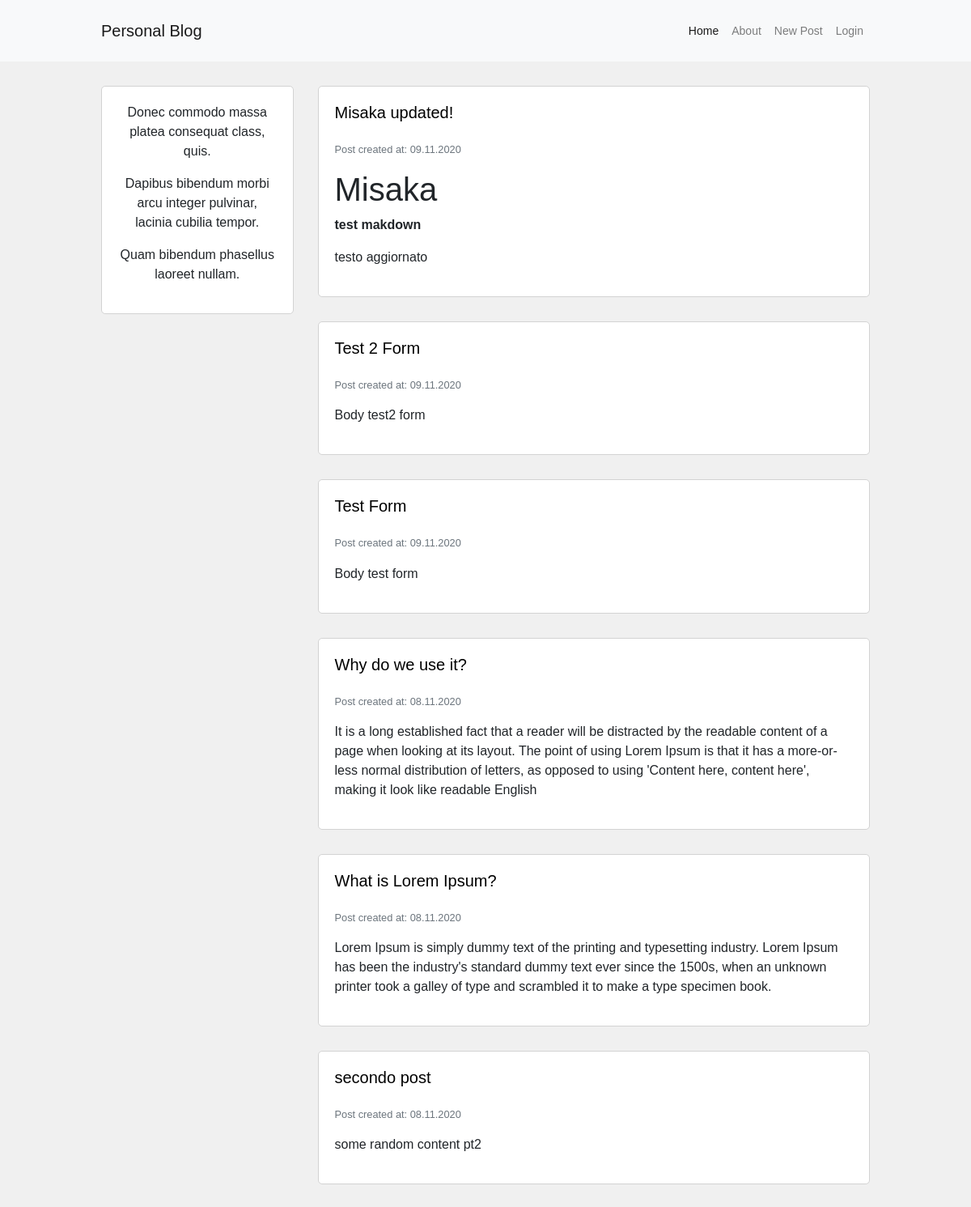
Before: / with the older database file.
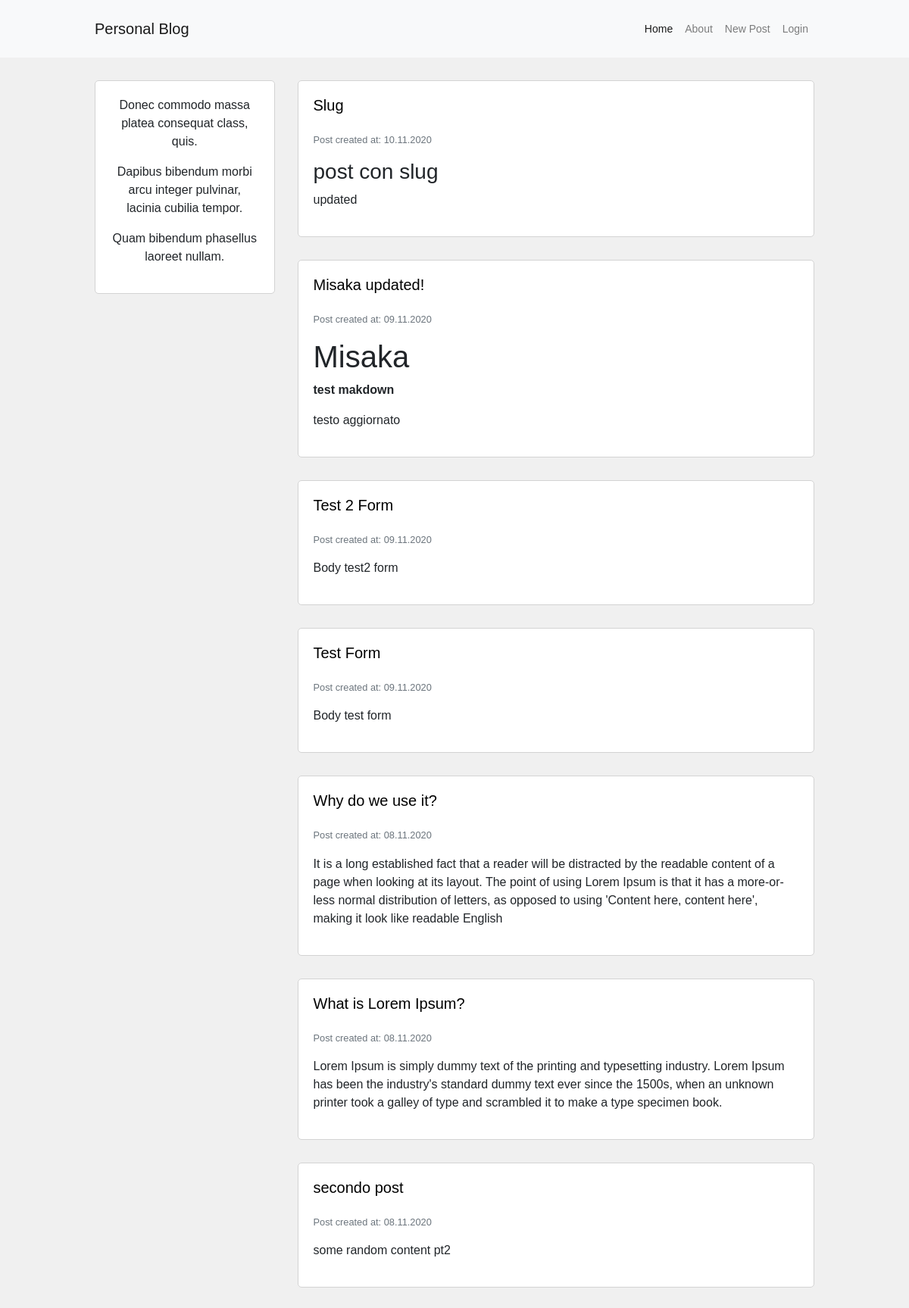
After: the same page with the newer database file.
### blog/models.py (models this page shows, shortened)
class Post(db.Model):
    id = db.Column(db.Integer, primary_key=True)
    user_id = db.Column(db.Integer, db.ForeignKey('user.id'), nullable=False)
    insert_time = db.Column(db.DateTime, default=datetime.now)
    title = db.Column(db.String(120), nullable=False)
    description = db.Column(db.String(240))
    body = db.Column(db.Text(), nullable=False)
    slug = db.Column(db.String(250))

### blog/routes.py (the view)
@app.route("/")
def homepage():
    posts = Post.query.order_by(Post.insert_time.desc()).all()
    return render_template("homepage.html", posts=posts)

### blog/templates/homepage.html (shortened to what this page needs)
{% extends 'base.html' %}
{% block content %}
<div class="container content-container">
    <div class="row no-gutters">
        <div class="col-md-9 order-md-2">
            {% for post in posts %}
            <div class="single-post-home">
                <h5>
                    <a href="{{ url_for('post_detail', post_slug=post.slug) }}">
                        <p class="hover-underline-animation">{{ post.title }}</p>
                    </a>
                </h5>
                <p class="p-small-two text-muted">
                    Post created at: {{ post.insert_time.strftime('%d.%m.%Y') }}
                </p>
                <p class="p-small-one text-muted mb-0">{{ post.body|markdown }}</p>
            </div>
            {% endfor %}
        </div>
        <div class="col-md-3 order-md-1">
            {% include 'about_me_snippet.html' %}
        </div>
    </div>
</div>
{% endblock %}

### blog/templates/base.html (shortened to what this page needs)
<!DOCTYPE html>
<html lang="en">
<head>
    <link rel="stylesheet" href="https://cdn.jsdelivr.net/npm/bootstrap@4.5.3/dist/css/bootstrap.min.css">
    <link rel="stylesheet" href="{{ url_for('static', filename='blog.css') }}">
</head>
<body>
    <nav class="navbar navbar-expand-lg navbar-light bg-light">
        <div class="container navbar-container">
            <a class="navbar-brand" href="#">Personal Blog</a>
            <div class="collapse navbar-collapse" id="navbarSupportedContent">
                <ul class="navbar-nav ml-auto">
                <li class="nav-item active">
                    <a class="nav-link" href="{{ url_for('homepage') }}">Home <span class="sr-only">(current)</span></a>
                </li>
                <li class="nav-item">
                    <a class="nav-link" href="{{ url_for('about') }}">About</a>
                </li>
                <li class="nav-item">
                    <a class="nav-link" href="{{ url_for('post_create') }}">New Post</a>
                </li>
                {% if current_user.is_authenticated %}
                <li class="nav-item">
                    <a class="nav-link" href="{{ url_for('logout') }}">Logout</a>
                </li>
                {% else %}
                <li class="nav-item">
                    <a class="nav-link" href="{{ url_for('login') }}">Login</a>
                </li>
                {% endif %}
                </ul>
            </div>
        </div>
    </nav>
    {% block content %}
    {% endblock %}
</body>
</html>

### blog/templates/about_me_snippet.html
<div class="about-snippet-block text-center">
    {{ lipsum(n=3, min=5, max=10) }}
</div>

### blog/static/blog.css (style rules this page uses)
html, body { font-family: 'Montserrat', sans-serif; background-color: #f0f0f0; }
.navbar-container { max-width: 950px; font-size: 0.875rem; padding: 10px 0px 10px 0px; }
.content-container { max-width: 950px; margin-top: 30px; margin-bottom: 30px; padding: 0px; }
.about-snippet-block { background-color: #fff; border: 1px solid #d3d3d3; border-radius: 5px; padding: 20px; }
.single-post-home { background-color: #fff; border: 1px solid #d3d3d3; border-radius: 5px; padding: 20px; margin-bottom: 30px; }
.p-small-one { font-size: 0.875rem; }
.p-small-two { font-size: 0.800rem; }
.hover-underline-animation { display: inline-block; position: relative; color: #000; }
.hover-underline-animation:after { content: ''; position: absolute; width: 100%; transform: scaleX(0); height: 2px; bottom: 0; left: 0; background-color: #000; transform-origin: bottom right; transition: transform 0.25s ease-out; }
@media (min-width: 768px) { .single-post-home { margin-left: 30px; } }

Changed rows visible on the page:
added Post: title "Slug", insert_time "10.11.2020", body "post con slug updated"
